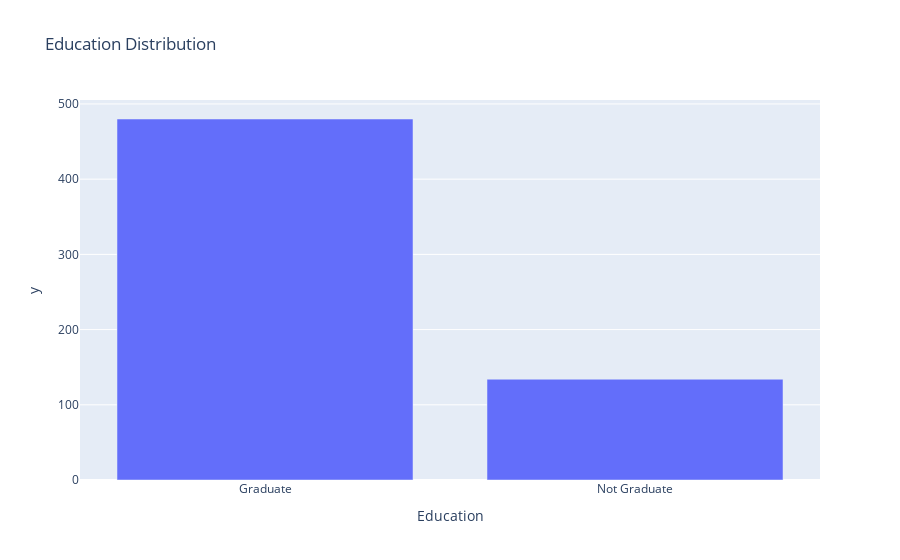

Notebook cell for this chart:
### Markdown cell above
Education Column

### Code cell
education_count = df['Education'].value_counts()
fig_education = px.bar(education_count,
                       x=education_count.index,
                       y=education_count.values,
                       title='Education Distribution')
fig_education.show()

### Figure 1 — Plotly figure (JSON) as saved in the notebook; plotly's stock layout.template omitted (floating-point values rounded to 4 significant figures)
{"data": [{"hovertemplate": "Education=%{x}<br>y=%{y}<extra></extra>", "legendgroup": "", "marker": {"color": "#636efa", "pattern": {"shape": ""}}, "name": "", "orientation": "v", "showlegend": false, "textposition": "auto", "type": "bar", "x": ["Graduate", "Not Graduate"], "xaxis": "x", "y": [480, 134], "yaxis": "y"}], "layout": {"barmode": "relative", "legend": {"tracegroupgap": 0}, "title": {"text": "Education Distribution"}, "xaxis": {"anchor": "y", "domain": [0, 1], "title": {"text": "Education"}}, "yaxis": {"anchor": "x", "domain": [0, 1], "title": {"text": "y"}}}}
